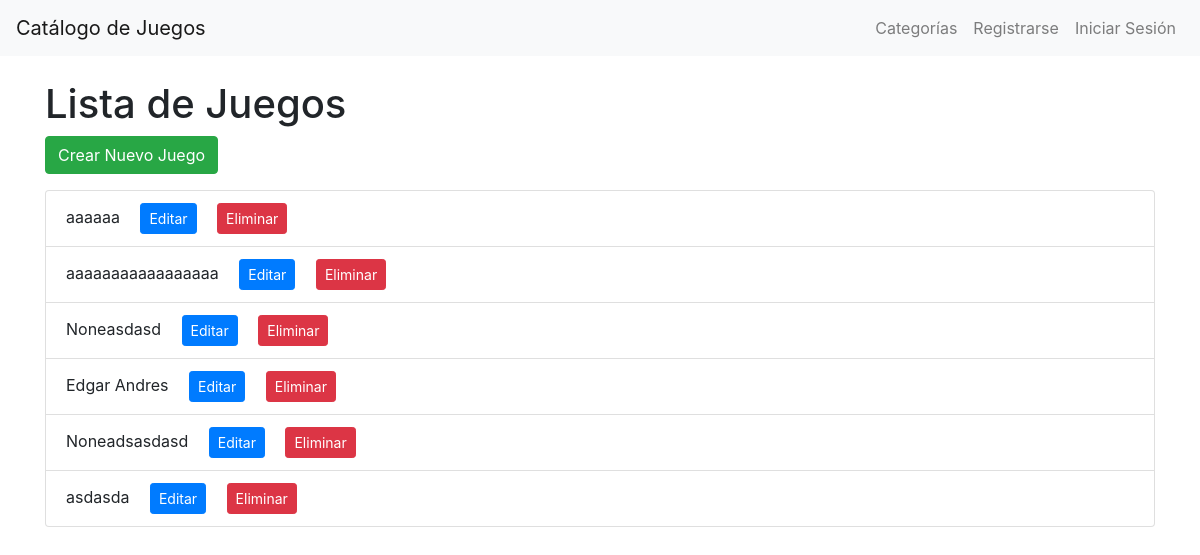
The page /juegos/list/ on the database its author committed.
### catalogo/models/juego.py (models this page shows, shortened)
class Juego(models.Model):
    nombre = models.CharField(max_length=100)
    descripcion = models.TextField()
    precio = models.DecimalField(max_digits=10, decimal_places=2)
    categoria = models.ForeignKey(
        Categoria,
        on_delete=models.CASCADE,
        related_name='juegos'
    )
    imagen = models.ImageField(upload_to='static/juegos/', null=True, blank=True)

### catalogo/views/juego.py (the view)
# urls.py: path('juegos/list/', juego.juego_list, name='juego_list'),
def juego_list(request):
    juegos = Juego.objects.all()
    return render(request, 'catalogo/juego_list.html', {'juegos': juegos})

### templates/catalogo/juego_list.html
{% extends 'base.html' %}
{% block content %}
<h1>Lista de Juegos</h1>
<a href="{% url 'catalogo:crear_juego' %}" class="btn btn-success">Crear Nuevo Juego</a>
<ul class="list-group mt-3">
    {% for juego in juegos %}
    <li class="list-group-item">
        {{ juego.nombre }}
        <a href="{% url 'catalogo:editar_juego' juego.id %}" class="btn btn-primary btn-sm ml-3">Editar</a>
        <a href="{% url 'catalogo:eliminar_juego' juego.id %}" class="btn btn-danger btn-sm ml-3">Eliminar</a>
    </li>
    {% endfor %}
</ul>
{% endblock %}

### rows shown on the page
Juego: nombre "aaaaaa"
Juego: nombre "aaaaaaaaaaaaaaaaa"
Juego: nombre "Noneasdasd"
Juego: nombre "Edgar Andres"
Juego: nombre "Noneadsasdasd"
Juego: nombre "asdasda"
